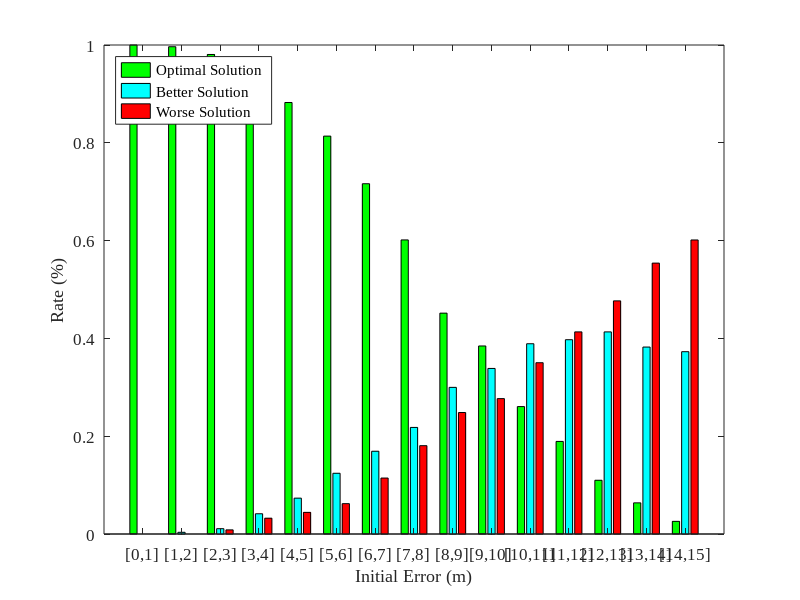

The MATLAB source for this figure: (Note: this script raises an error after producing the figure.)
load results
sum = succ_sum + fail_sum + bett_sum;
succ_rate = succ_sum./sum;
fail_rate = fail_sum./sum;
bett_rate = bett_sum./sum;
Y=[succ_rate',bett_rate',fail_rate'];
X=1:length(succ_rate);
h=bar(X,Y);
set(h(1),'FaceColor',[0,1,0])
set(h(2),'FaceColor',[0,1,1])
set(h(3),'FaceColor',[1,0,0])
ylim([0,1]);
ylabel('Rate (%)');
xlabel('Initial Error (m)');
legend('Optimal Solution','Better Solution','Worse Solution', 'FontSize',8,'FontName','Times New Roman', 'Location', 'northwest');
set(gca,'xtick',1:15);
set(gca,'XTickLabel',{'[0,1]','[1,2]','[2,3]','[3,4]','[4,5]','[5,6]','[6,7]','[7,8]','[8,9]','[9,10]','[10,11]','[11,12]','[12,13]','[13,14]','[14,15]'},'FontSize',12,'FontName','Times New Roman'); 
Y_1=roundn(Y,-2);
for i = 1:length(X)
    text(X(i)-0.25,Y_1(i,1),num2str(Y_1(i,1)),'HorizontalAlignment','center','VerticalAlignment','bottom','FontSize',8,'FontName','Times New Roman');
    text(X(i),Y_1(i,2),num2str(Y_1(i,2)),'HorizontalAlignment','center','VerticalAlignment','bottom','FontSize',8,'FontName','Times New Roman');
    text(X(i)+0.25,Y_1(i,3),num2str(Y_1(i,3)),'HorizontalAlignment','center','VerticalAlignment','bottom','FontSize',8,'FontName','Times New Roman');
end
saveas(gcf,sprintf('results.pdf'),'bmp'); 
